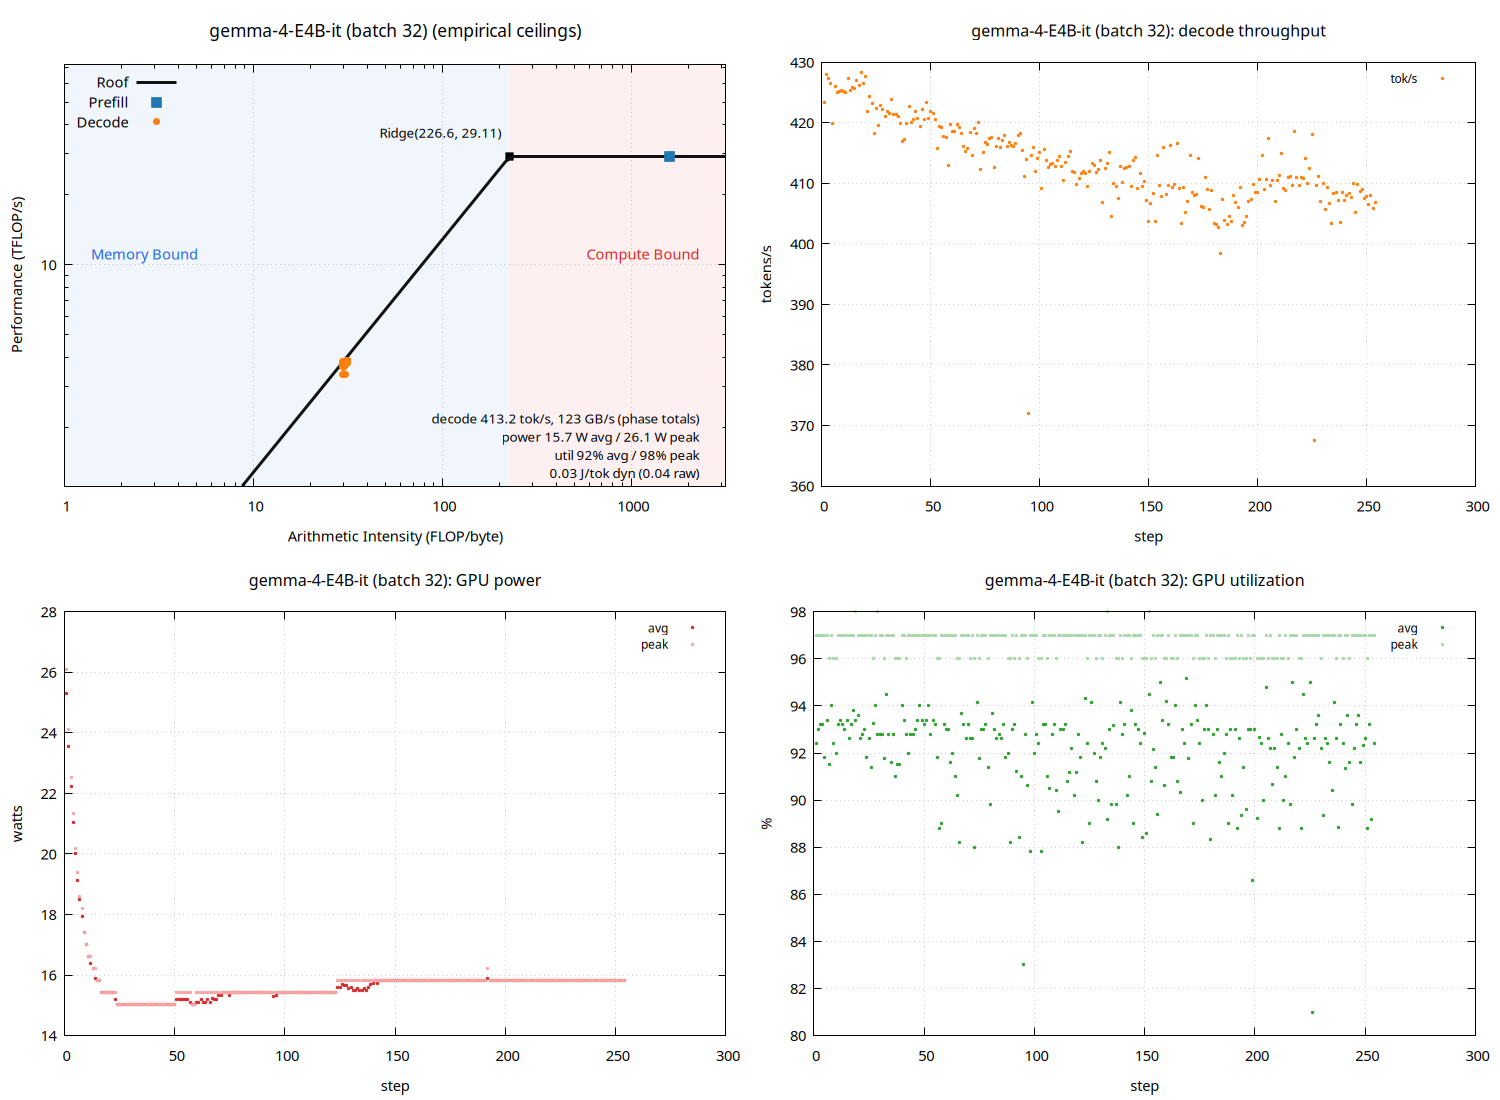

This figure's gnuplot source:
set terminal pngcairo size 1500,1100 enhanced font 'Sans,11'
set output 'sweep_thor_vllm/gemma_b032_roofline.png'
set datafile separator "\t"
set datafile missing 'NaN'
set multiplot layout 2,2
unset label
unset object
unset arrow
set title "gemma-4-E4B-it (batch 32) (empirical ceilings)" font ',13'
set xlabel "Arithmetic Intensity (FLOP/byte)"
set ylabel "Performance (TFLOP/s)"
set logscale xy
set xrange [1:3172.73]
set yrange [1.12087:72.7677]
set grid xtics ytics
set key top left
set object 1 rectangle from graph 0, graph 0 to first 226.641, graph 1 \
    fillcolor rgb '#dce9f7' fillstyle solid 0.45 noborder behind
set object 2 rectangle from first 226.641, graph 0 to graph 1, graph 1 \
    fillcolor rgb '#fbdcdc' fillstyle solid 0.45 noborder behind
set label 1 "Memory Bound" at graph 0.04, graph 0.55 left \
    textcolor rgb '#2563eb' font ',11'
set label 2 "Compute Bound" at graph 0.96, graph 0.55 right \
    textcolor rgb '#dc2626' font ',11'
set label 3 "Ridge(226.6, 29.11)" \
    at first 226.641, first 29.1071 right \
    point pointtype 5 pointsize 1.2 \
    offset character -1.5, character 1 font ',10'
set label 4 "decode 413.2 tok/s, 123 GB/s (phase totals)\npower 15.7 W avg / 26.1 W peak\nutil 92% avg / 98% peak\n0.03 J/tok dyn (0.04 raw)" at graph 0.96, graph 0.16 right font ',10'
peak_t = 29.1071
peak_b = 128.428
roof(x) = (x * peak_b / 1000.0 < peak_t) ? x * peak_b / 1000.0 : peak_t
plot roof(x) with lines linewidth 3 linecolor rgb '#111111' title 'Roof', \
     'sweep_thor_vllm/gemma_b032_roofline.dat' using 3:(strcol(2) eq 'prefill' ? $4 : 1/0) with points \
         pointtype 5 pointsize 1.6 linecolor rgb '#1f77b4' title 'Prefill', \
     'sweep_thor_vllm/gemma_b032_roofline.dat' using 3:(strcol(2) eq 'decode' ? $4 : 1/0) with points \
         pointtype 7 pointsize 1.0 linecolor rgb '#ff7f0e' title 'Decode'

unset label
unset object
unset arrow
unset logscale
set xrange [*:*]
set yrange [*:*]
set title "gemma-4-E4B-it (batch 32): decode throughput" font ',12'
set xlabel "step"
set ylabel "tokens/s"
set grid xtics ytics
set key top right font ',9'
plot 'sweep_thor_vllm/gemma_b032_roofline.dat' using 1:(strcol(2) eq 'decode' ? $5 : 1/0) with points pointtype 7 pointsize 0.4 linecolor rgb '#ff7f0e' title 'tok/s'

unset label
unset object
unset arrow
unset logscale
set xrange [*:*]
set yrange [*:*]
set title "gemma-4-E4B-it (batch 32): GPU power" font ',12'
set xlabel "step"
set ylabel "watts"
set grid xtics ytics
set key top right font ',9'
plot 'sweep_thor_vllm/gemma_b032_roofline.dat' using 1:(strcol(2) eq 'decode' ? $6 : 1/0) with points pointtype 7 pointsize 0.4 linecolor rgb '#d62728' title 'avg', \
     'sweep_thor_vllm/gemma_b032_roofline.dat' using 1:(strcol(2) eq 'decode' ? $8 : 1/0) with points pointtype 7 pointsize 0.4 linecolor rgb '#f4a6a6' title 'peak'

unset label
unset object
unset arrow
unset logscale
set xrange [*:*]
set yrange [*:*]
set title "gemma-4-E4B-it (batch 32): GPU utilization" font ',12'
set xlabel "step"
set ylabel "%"
set grid xtics ytics
set key top right font ',9'
plot 'sweep_thor_vllm/gemma_b032_roofline.dat' using 1:(strcol(2) eq 'decode' ? $7 : 1/0) with points pointtype 7 pointsize 0.4 linecolor rgb '#2ca02c' title 'avg', \
     'sweep_thor_vllm/gemma_b032_roofline.dat' using 1:(strcol(2) eq 'decode' ? $9 : 1/0) with points pointtype 7 pointsize 0.4 linecolor rgb '#a9d7a9' title 'peak'

unset multiplot
